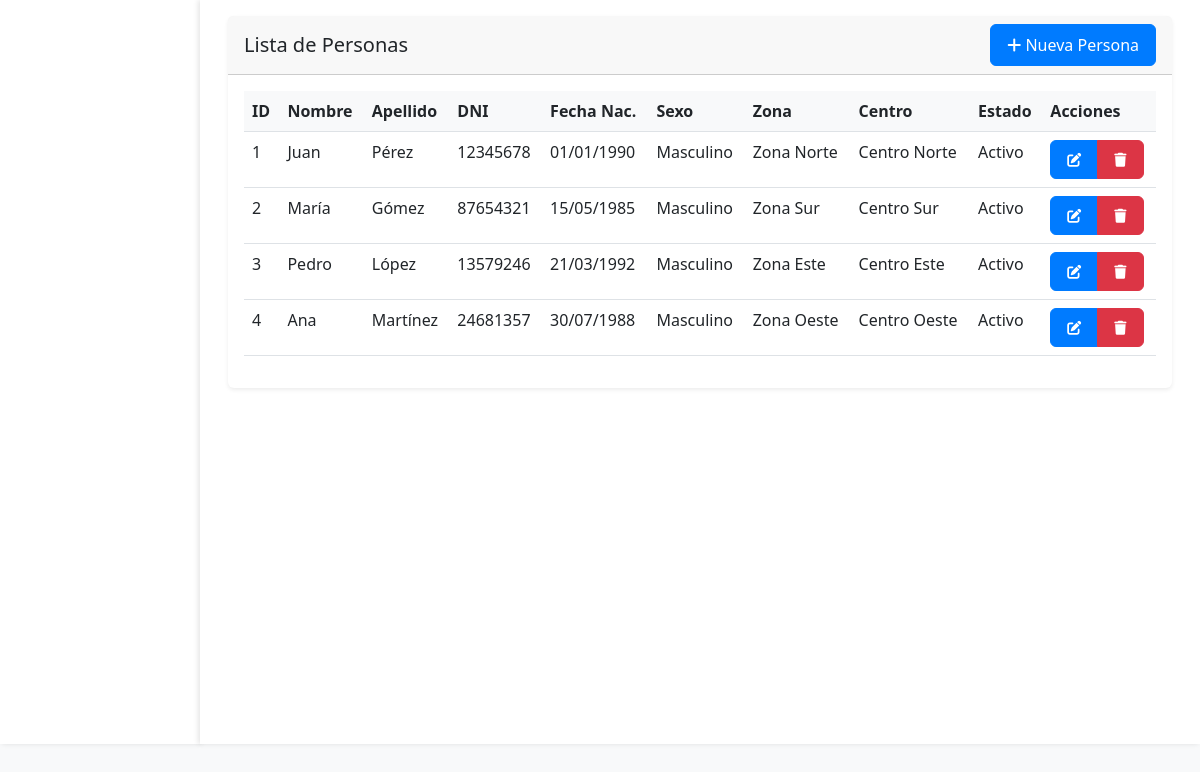
Page /perfil/personas.php (signed in) on the committed database.
### tables this page shows
CREATE TABLE personas (
    id INT AUTO_INCREMENT PRIMARY KEY,
    dni VARCHAR(20) NOT NULL UNIQUE,
    nombre VARCHAR(100) NOT NULL,
    apellido VARCHAR(100) NOT NULL,
    sexo ENUM('M', 'F') NOT NULL,
    fecha_nacimiento DATE NOT NULL,
    direccion TEXT,
    telefono VARCHAR(20),
    email VARCHAR(100),
    zona_id INT NOT NULL,
    centro_id INT,
    estado BOOLEAN DEFAULT TRUE,
    creado_en TIMESTAMP DEFAULT CURRENT_TIMESTAMP,
    actualizado_en TIMESTAMP DEFAULT CURRENT_TIMESTAMP ON UPDATE CURRENT_TIMESTAMP,
    FOREIGN KEY (zona_id) REFERENCES zonas(id),
    FOREIGN KEY (centro_id) REFERENCES centros(id)
);

CREATE TABLE zonas (
    id INT AUTO_INCREMENT PRIMARY KEY,
    numero INT NOT NULL,
    nombre VARCHAR(100) NOT NULL,
    descripcion TEXT,
    estado BOOLEAN DEFAULT TRUE,
    creado_en TIMESTAMP DEFAULT CURRENT_TIMESTAMP
);

CREATE TABLE centros (
    id INT AUTO_INCREMENT PRIMARY KEY,
    nombre VARCHAR(100) NOT NULL,
    direccion TEXT NOT NULL,
    telefono VARCHAR(20),
    zona_id INT NOT NULL,
    estado BOOLEAN DEFAULT TRUE,
    creado_en TIMESTAMP DEFAULT CURRENT_TIMESTAMP
);

### public/perfil/personas.php (the view, shortened to what this page needs)
<?php
$action = $_GET['action'] ?? '';
try {
    $pdo = getConnection();
    $stmt = $pdo->query("SELECT * FROM zonas WHERE estado = 1");
    $zonas = $stmt->fetchAll();
    $stmt = $pdo->query("SELECT c.*, z.nombre as zona_nombre
                         FROM centros c
                         JOIN zonas z ON c.zona_id = z.id
                         WHERE c.estado = 1");
    $centros = $stmt->fetchAll();
    $stmt = $pdo->query("SELECT p.*, z.nombre as zona_nombre, c.nombre as centro_nombre
                         FROM personas p
                         LEFT JOIN zonas z ON p.zona_id = z.id
                         LEFT JOIN centros c ON p.centro_id = c.id");
    $personas = $stmt->fetchAll();
} catch (PDOException $e) {
    $error = "Error: " . $e->getMessage();
}
?>
<!DOCTYPE html>
<html lang="es">
<head>
    <link href="https://cdn.jsdelivr.net/npm/bootstrap@5.3.0/dist/css/bootstrap.min.css" rel="stylesheet">
    <link href="https://cdn.jsdelivr.net/npm/@fortawesome/fontawesome-free@6.4.0/css/all.min.css" rel="stylesheet">
    <link href="../../css/styles.css" rel="stylesheet">
    <link href="../../assets/style.css" rel="stylesheet">
</head>
<body>
    <div class="container-fluid">
        <div class="row">
            <div class="col-md-3 col-lg-2 sidebar">
            </div>
            <div class="col-md-9 col-lg-10">
                <div class="container-fluid">
                    <?php if ($action === 'add' || $action === 'edit'): ?>
                        <div class="card">
                            <div class="card-header">
                                <?php echo $action === 'add' ? 'Nueva Persona' : 'Editar Persona'; ?>
                            </div>
                            <div class="card-body">
                                <form method="POST">
                                    <div class="row">
                                        <div class="col-md-6 mb-3">
                                            <label for="nombre" class="form-label">Nombre</label>
                                            <input type="text" class="form-control" id="nombre" name="nombre"
                                                   value="<?php echo isset($persona) ? htmlspecialchars($persona['nombre']) : ''; ?>" required>
                                        </div>
                                        <div class="col-md-6 mb-3">
                                            <label for="apellido" class="form-label">Apellido</label>
                                            <input type="text" class="form-control" id="apellido" name="apellido"
                                                   value="<?php echo isset($persona) ? htmlspecialchars($persona['apellido']) : ''; ?>" required>
                                        </div>
                                    </div>
                                    <div class="row">
                                        <div class="col-md-6 mb-3">
                                            <label for="dni" class="form-label">DNI</label>
                                            <input type="text" class="form-control" id="dni" name="dni"
                                                   value="<?php echo isset($persona) ? htmlspecialchars($persona['dni']) : ''; ?>" required>
                                        </div>
                                        <div class="col-md-6 mb-3">
                                            <label for="fecha_nacimiento" class="form-label">Fecha de Nacimiento</label>
                                            <input type="date" class="form-control" id="fecha_nacimiento" name="fecha_nacimiento"
                                                   value="<?php echo isset($persona) ? htmlspecialchars($persona['fecha_nacimiento']) : ''; ?>" required>
                                        </div>
                                        <div class="col-md-6 mb-3">
                                            <label for="sexo" class="form-label">Sexo</label>
                                            <select class="form-select" id="sexo" name="sexo" required>
                                                <option value="">Seleccione...</option>
                                                <option value="M" <?php echo isset($persona) && $persona['sexo'] === 'M' ? 'selected' : ''; ?>>Masculino</option>
                                                <option value="F" <?php echo isset($persona) && $persona['sexo'] === 'F' ? 'selected' : ''; ?>>Femenino</option>
                                            </select>
                                        </div>
                                    </div>
                                    <div class="row">
                                        <div class="col-md-6 mb-3">
                                            <label for="zona_id" class="form-label">Zona</label>
                                            <select class="form-select" id="zona_id" name="zona_id" required>
                                                <option value="">Seleccione una zona</option>
                                                <?php foreach ($zonas as $zona): ?>
                                                    <option value="<?php echo $zona['id']; ?>"
                                                            <?php echo isset($persona) && $persona['zona_id'] == $zona['id'] ? 'selected' : ''; ?>>
                                                        <?php echo htmlspecialchars($zona['nombre']); ?>
                                                    </option>
                                                <?php endforeach; ?>
                                            </select>
                                        </div>
                                        <div class="col-md-6 mb-3">
                                            <label for="centro_id" class="form-label">Centro</label>
                                            <select class="form-select" id="centro_id" name="centro_id">
                                                <option value="">Seleccione un centro</option>
                                                <?php foreach ($centros as $centro): ?>
                                                    <option value="<?php echo $centro['id']; ?>"
                                                            <?php echo isset($persona) && $persona['centro_id'] == $centro['id'] ? 'selected' : ''; ?>>
                                                        <?php echo htmlspecialchars($centro['nombre']); ?>
                                                    </option>
                                                <?php endforeach; ?>
                                            </select>
                                        </div>
                                    </div>
                                    <div class="row">
                                        <div class="col-md-6 mb-3">
                                            <label for="direccion" class="form-label">Dirección</label>
                                            <input type="text" class="form-control" id="direccion" name="direccion"
                                                   value="<?php echo isset($persona) ? htmlspecialchars($persona['direccion']) : ''; ?>">
                                        </div>
                                        <div class="col-md-6 mb-3">
                                            <label for="telefono" class="form-label">Teléfono</label>
                                            <input type="text" class="form-control" id="telefono" name="telefono"
                                                   value="<?php echo isset($persona) ? htmlspecialchars($persona['telefono']) : ''; ?>">
                                        </div>
                                    </div>
                                    <div class="mb-3">
                                        <label for="email" class="form-label">Email</label>
                                        <input type="email" class="form-control" id="email" name="email"
                                               value="<?php echo isset($persona) ? htmlspecialchars($persona['email']) : ''; ?>">
                                    </div>
                                    <div class="mb-3">
                                        <div class="form-check">
                                            <input class="form-check-input" type="checkbox" id="estado" name="estado"
                                                   <?php echo isset($persona) && $persona['estado'] ? 'checked' : ''; ?>>
                                            <label class="form-check-label" for="estado">
                                                Persona Activa
                                            </label>
                                        </div>
                                    </div>
                                    <button type="submit" class="btn btn-primary">Guardar</button>
                                    <a href="." class="btn btn-secondary">Cancelar</a>
                                </form>
                            </div>
                        </div>
                    <?php else: ?>
                        <div class="card">
                            <div class="card-header d-flex justify-content-between align-items-center">
                                <h5 class="mb-0">Lista de Personas</h5>
                                <a href="?action=add" class="btn btn-primary">
                                    <i class="fas fa-plus"></i> Nueva Persona
                                </a>
                            </div>
                            <div class="card-body">
                                <table class="table">
                                    <thead>
                                        <tr>
                                            <th>ID</th>
                                            <th>Nombre</th>
                                            <th>Apellido</th>
                                            <th>DNI</th>
                                            <th>Fecha Nac.</th>
                                            <th>Sexo</th>
                                            <th>Zona</th>
                                            <th>Centro</th>
                                            <th>Estado</th>
                                            <th>Acciones</th>
                                        </tr>
                                    </thead>
                                    <tbody>
                                        <?php foreach ($personas as $persona): ?>
                                            <tr>
                                                <td><?php echo htmlspecialchars($persona['id']); ?></td>
                                                <td><?php echo htmlspecialchars($persona['nombre']); ?></td>
                                                <td><?php echo htmlspecialchars($persona['apellido']); ?></td>
                                                <td><?php echo htmlspecialchars($persona['dni']); ?></td>
                                                <td><?php echo htmlspecialchars(date('d/m/Y', strtotime($persona['fecha_nacimiento']))); ?></td>
                                                <td><?php echo $persona['sexo'] === 'M' ? 'Masculino' : 'Femenino'; ?></td>
                                                <td><?php echo htmlspecialchars($persona['zona_nombre']); ?></td>
                                                <td><?php echo htmlspecialchars($persona['centro_nombre']); ?></td>
                                                <td><?php echo $persona['estado'] ? 'Activo' : 'Inactivo'; ?></td>
                                                <td>
                                                    <div class="btn-group">
                                                        <a href="?action=edit&id=<?php echo $persona['id']; ?>" class="btn btn-sm btn-primary" title="Editar">
                                                            <i class="fas fa-edit"></i>
                                                        </a>
                                                        <a href="?action=delete&id=<?php echo $persona['id']; ?>" class="btn btn-sm btn-danger" title="Eliminar" onclick="return confirm('¿Estás seguro de eliminar esta persona?')">
                                                            <i class="fas fa-trash"></i>
                                                        </a>
                                                    </div>
                                                </td>
                                            </tr>
                                        <?php endforeach; ?>
                                    </tbody>
                                </table>
                            </div>
                        </div>
                    <?php endif; ?>
                </div>
            </div>
        </div>
    </div>
</body>
</html>

### public/css/styles.css (style rules this page uses)
body { background-color: #f8f9fa; min-height: 100vh; display: flex; flex-direction: column; }
.sidebar { background-color: white; min-height: calc(100vh - 56px); padding: 1rem; box-shadow: 2px 0 5px rgba(0, 0, 0, 0.1); }
.col-md-9.col-lg-10 { padding: 1rem; background-color: white; min-height: calc(100vh - 56px); box-shadow: -2px 0 5px rgba(0, 0, 0, 0.1); }
.btn { padding: 0.5rem 1rem; border-radius: 0.375rem; transition: all 0.2s ease-in-out; }
.card { border: none; box-shadow: 0 0.125rem 0.25rem rgba(0, 0, 0, 0.075); transition: all 0.3s ease; }
.table { background-color: white; }
.table th { background-color: #f8f9fa; border-top: none; }

### public/assets/style.css (style rules this page uses)
.btn-primary { background-color: #007bff; border-color: #007bff; }

### rows in the picture
personas: id "1", nombre "Juan", apellido "Pérez", dni "12345678", fecha_nacimiento "01/01/1990", sexo "Masculino", zona.nombre "Zona Norte", centro.nombre "Centro Norte", estado "Activo"
personas: id "2", nombre "María", apellido "Gómez", dni "87654321", fecha_nacimiento "15/05/1985", sexo "Masculino", zona.nombre "Zona Sur", centro.nombre "Centro Sur", estado "Activo"
personas: id "3", nombre "Pedro", apellido "López", dni "13579246", fecha_nacimiento "21/03/1992", sexo "Masculino", zona.nombre "Zona Este", centro.nombre "Centro Este", estado "Activo"
personas: id "4", nombre "Ana", apellido "Martínez", dni "24681357", fecha_nacimiento "30/07/1988", sexo "Masculino", zona.nombre "Zona Oeste", centro.nombre "Centro Oeste", estado "Activo"
